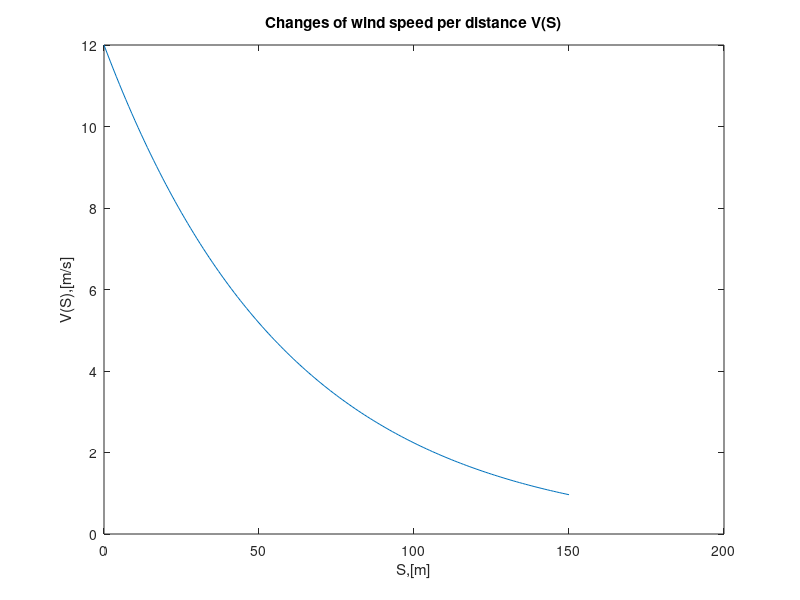

MATLAB code for this plot:
%% מצאו את מהירות הרוח לאחר שהיא עוברת יער 
clc; clear;
V0=12; %מהירות הרוח הראשונית
k=-log(11.8/12); %מקדם k
t=0:1:150;
Vdot= @(S, V) -k*V; %derivative function
[T V]=ode45(Vdot,t,V0);
plot(T, V);
ylabel('V(S),[m/s]');
xlabel('S,[m]');
title('Changes of wind speed per distance V(S)');
disp ('Wind speed after 150 m = ');
disp (V(150));
